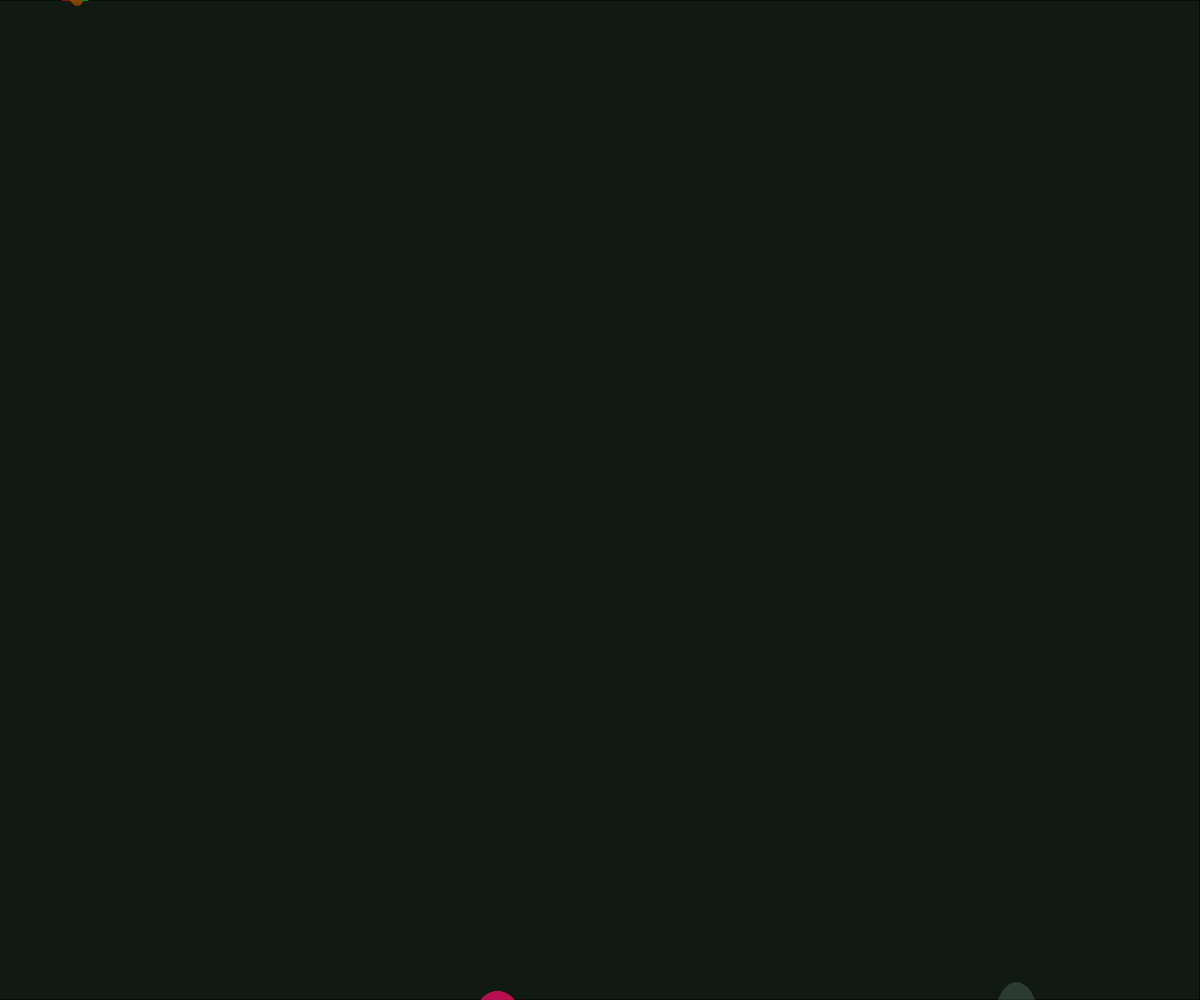
Frame 1 (no input)
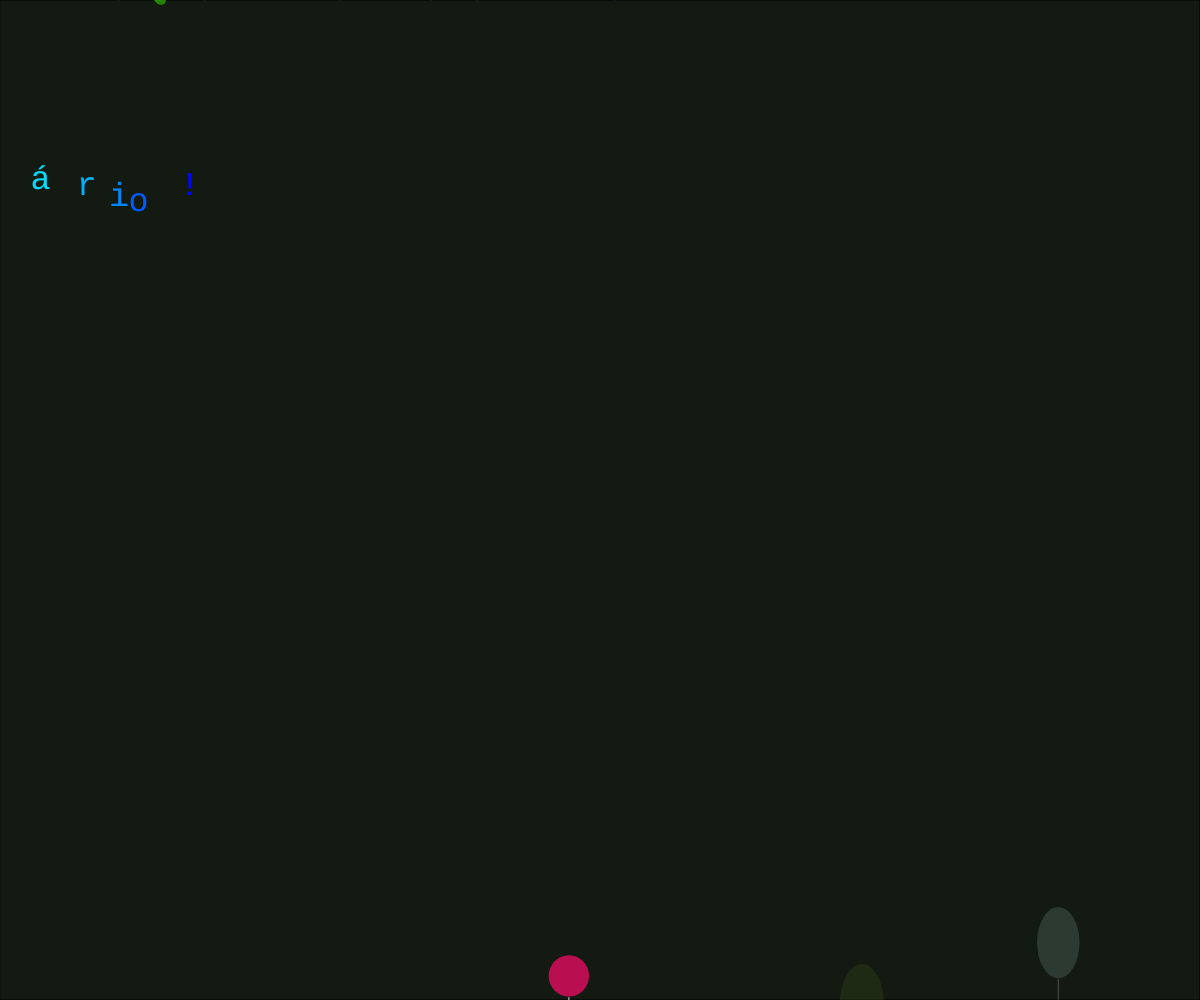
Frame 60 (no input)
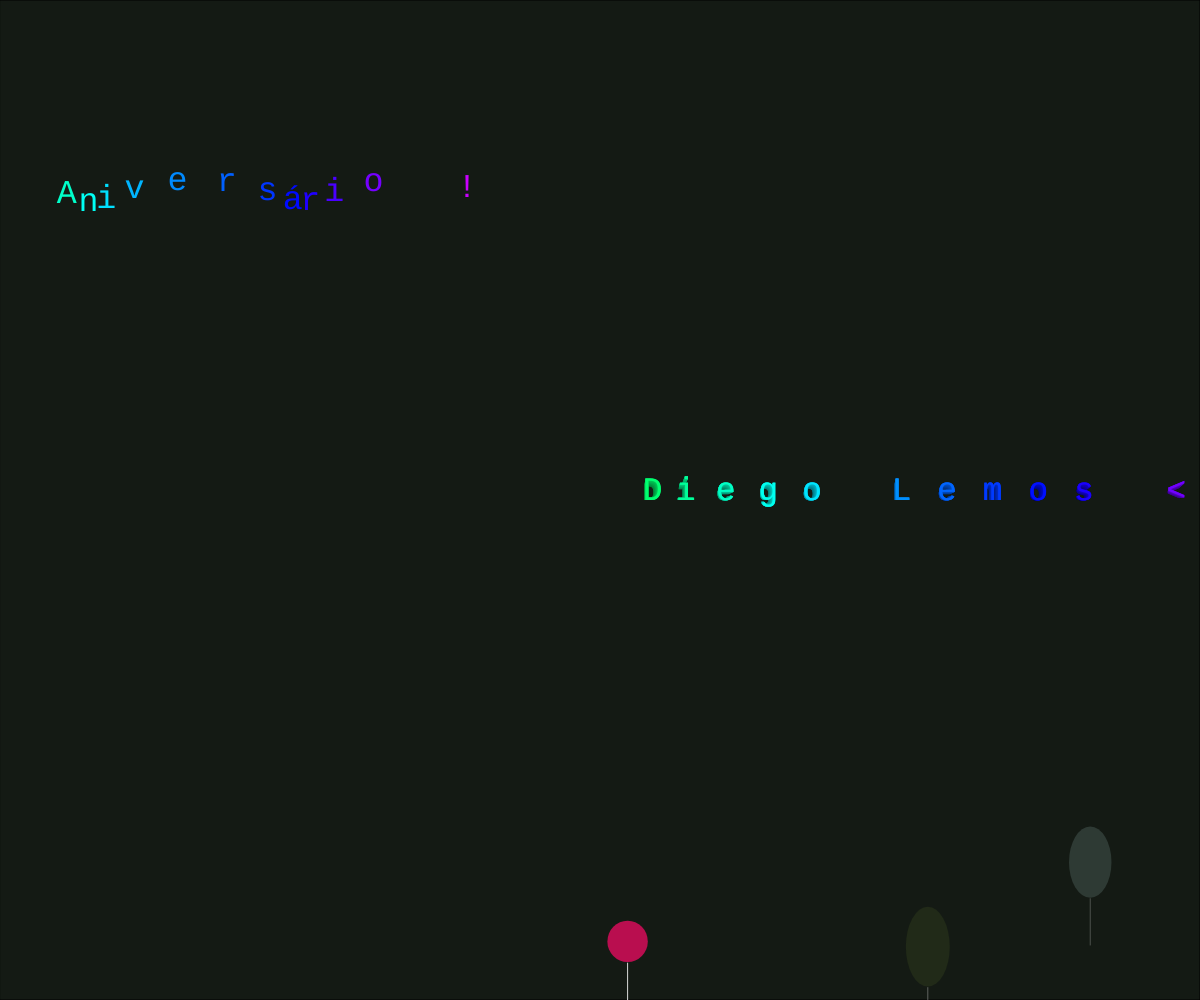
Frame 120 (the mouse pressed at the canvas centre since frame 60)

The p5.js sketch that drew these frames (run headless with seeded random() and noise() and a simulated clock; from frame 60 on, the mouse is pressed at the canvas centre):

// p5.js sketch
// ── sketch.js
const quote1 = "Feliz  Aniversário !";
const quote2 = "Diego Lemos <3";
let size = 32;
const q1size = quote1.length*(size+2);
console.log(q1size);
const Y_AXIS = 1;
const nBallons = 50+Math.random()*50;

const highProfile={layers:30,perspectiveSize:2, ballons:nBallons};
const lowProfile={layers:5,perspectiveSize:8, ballons:20};

let currentProfile = lowProfile;


let windNoiseX = Math.random()*1000;
let windNoiseY = Math.random()*1000;
let bgNoise = Math.random()*1000;


let q1 = quote1.split("").map((l,i)=>({t:l,x:0+i*size,y:0}));

let q2 = quote2.split("").map((l,i)=>({t:l,x:0+i*size,y:-1000, dX:1,dY:1}));


let midBallons = Math.floor(nBallons/2);
let ballons = [];

function makeBallons(){
 
for(let i = 0 ; i< nBallons;i++){
  ballons.push(
    {
    i:i,
    y:windowHeight + Math.random()*2000,
    x:Math.random()*windowWidth,
    c:[
      Math.floor(Math.random()*255),
      Math.floor(Math.random()*255),
      Math.floor(Math.random()*255)
    ],
    w:30+Math.random()*20,
    h:40+Math.random()*40,
    z:Math.random(),
    l:10+Math.random()*10,
    m:Math.random()
              
});
} 
}

let t=0;
let tX =0;
let pY = 0;
let cpX =0;
let opY =0;

function windowResized() {
  resizeCanvas(windowWidth, windowHeight);
  size = min(windowHeight,windowWidth)/30;

}

function setup() {
  makeBallons();
  
  textSize(size);

  noCursor();
  textFont('Monospace');
  frameRate(Infinity);
  const x = createCanvas(windowWidth, windowHeight);
  x.style('display', 'block');

  size = min(windowHeight,windowWidth)/30;


}

function draw() {
  t+=deltaTime/400;

  bgNoise+=0.01;
  windNoiseY+=0.01;
  windNoiseX+=0.01;


  push();
  colorMode(HSB);
  fill(noise(bgNoise)*255,noise(bgNoise+100)*100,10);
  rect(0,0,windowWidth,windowHeight);
  pop();

  const q1x = (t*100)%(windowWidth+q1size)

  q1 = q1.map((lc,i)=>({t:lc.t,x:q1x-(q1size)+(i*size)+Math.cos(t+(1+i))*size/2,y:200+Math.sin(t+(1+i))*size/3}));
  textSize(size);
  
  ballons.slice(0,midBallons).forEach((b)=>drawBallon(b));
  
  
  const nq2 = [];

  for(let i=0;i<q2.length;i++){
    lc = q2[i];
    plc = q2[i-1]
    blc = plc || lc;
    const x = (mouseX) +(i*size*2+Math.sin(t/10)*20);
    const y = mouseY;
    const dX = blc.dX + (1/(1+i*1.5))*(x-lc.dX)+size;
    const dY = blc.dY + (1/(1+i*1.5))*(y-lc.dY);
    const nlc = {
      t:lc.t,
      x,
      y,
      dX,
      dY
    };

    nq2[i] = nlc;
  }

  q2 = nq2;
  
  
  

  push();
    colorMode(HSB);

  q1.forEach((l,i)=>{
    fill((t*20+i*10)%360,100,100);
    text(l.t,l.x,l.y);
  });
  

  const profile = frameRate() > 25 ? highProfile : lowProfile
  
  const layers=profile.layers;
  const colorStart=80;
  const colorMin=50;
  const layerDelta=(colorStart-colorMin)/layers;
  const perspectiveSize=profile.perspectiveSize;

  for(let j=0;j<layers;j+=1){
    q2.forEach((l,i)=>{
      const c = j==(layers-1) ? 100: colorMin+j*layerDelta;
      fill((t*30+i*10)%360,100,c);

      const perspectiveX=j*perspectiveSize*((mouseX-windowWidth/2)/windowWidth);
      const perspectiveY=j*perspectiveSize*((mouseY-windowHeight/2)/windowHeight);
      textSize(size-(layers-j)/3);

      text(l.t,l.dX+perspectiveX,l.dY+perspectiveY);
    });
  }
  pop();
 
  ballons.slice(midBallons,nBallons).forEach((b)=>drawBallon(b));
  ballons = ballons.map((b)=>animateBallon(b));

}


function animateBallon(b){
  if(b.i > currentProfile.ballons){
    return b;
  }
  
  if(b.y< -100){
    b.y = windowHeight + Math.random()*200;
    b.x = (Math.random()*windowWidth)-300;
    b.c = [
      Math.floor(Math.random()*255),
      Math.floor(Math.random()*255),
      Math.floor(Math.random()*255)
    ];
  }
  
  return {
    ...b,
    x: b.x+noise(windNoiseX*b.z)*2,
    y: b.y < -100 ? windowHeight+100: b.y-noise(windNoiseY*b.z)-(b.m)-0.1
  }
}

function drawBallon(b){
  if(b.i > currentProfile.ballons){
    return;
  }
  push();
  const c = `rgba(${[...b.c,b.z].join(",")})`;
  fill(c);
  noStroke();
  ellipse(b.x,b.y,b.w,b.h);
  stroke( `rgba(255,255,255,${b.z})`);

  line(b.x,b.y+b.h/2+1,b.x,b.y+b.h+b.l);
  pop();
  
}


function setGradient(x, y, w, h, c1, c2, axis) {
  noFill();

  if (axis === Y_AXIS) {
    // Top to bottom gradient
    for (let i = y; i <= y + h; i++) {
      let inter = map(i, y, y + h, 0, 1);
      let c = lerpColor(c1, c2, inter);
      stroke(c);
      line(x, i, x + w, i);
    }
  } else if (axis === X_AXIS) {
    // Left to right gradient
    for (let i = x; i <= x + w; i++) {
      let inter = map(i, x, x + w, 0, 1);
      let c = lerpColor(c1, c2, inter);
      stroke(c);
      line(i, y, i, y + h);
    }
  }
}

// ── style.css
html, body {
  margin: 0;
  padding: 0;
}
canvas {
  display: block;
}
/* Home button styles are now in common.css */
